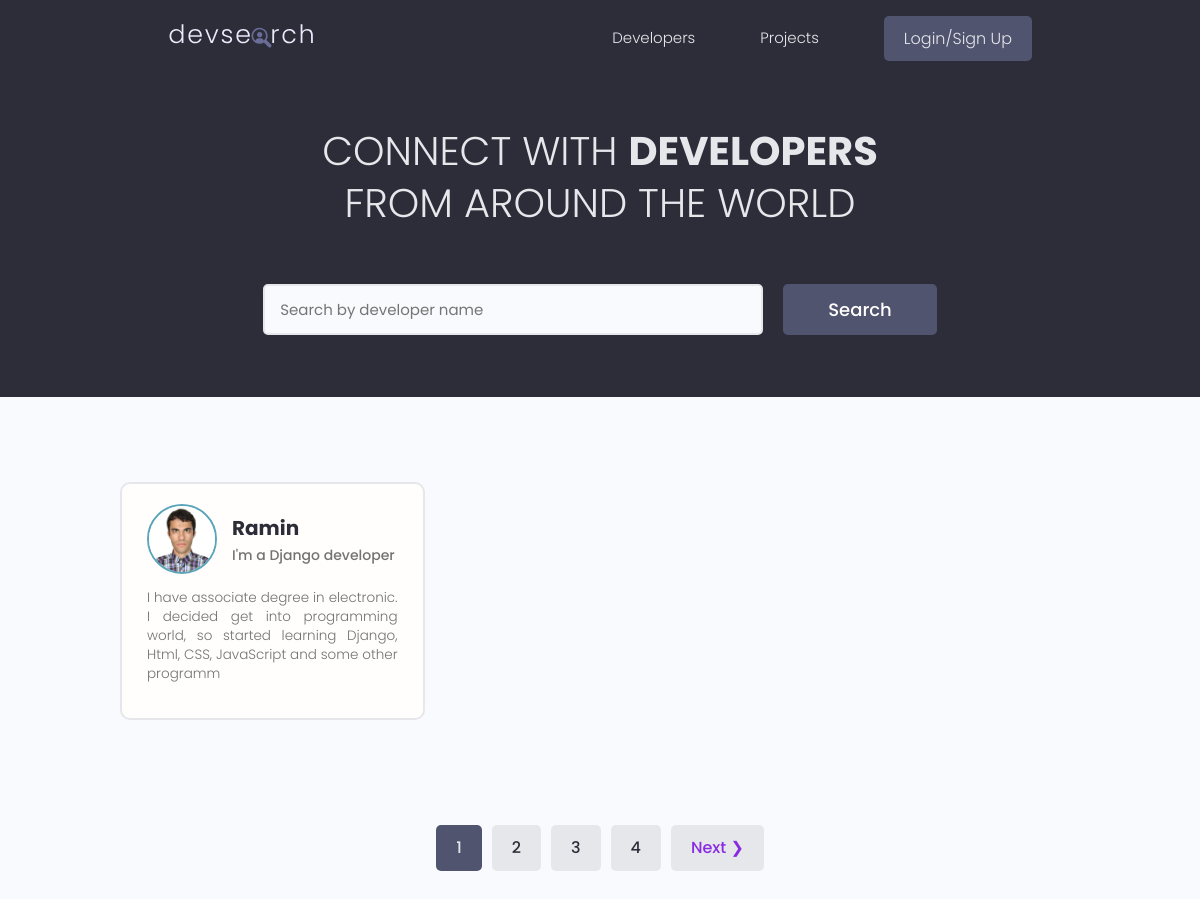
The page / on the database its author committed.
### users/models.py (models this page shows, shortened)
class Profile(models.Model):
    user=models.OneToOneField(User,null=True,blank=True,on_delete=models.CASCADE)
    name=models.CharField(max_length=200,null=True,blank=True)
    username=models.CharField(max_length=200,null=True,blank=True)
    email=models.EmailField(max_length=500,null=True,blank=True)
    short_intro=models.CharField(max_length=200,null=True,blank=True)
    bio=models.TextField(null=True,blank=True)
    location=models.CharField(max_length=200,null=True,blank=True)
    profile_image=models.ImageField(null=True,blank=True,upload_to='profiles/',default='profiles/user-default.png')
    social_github=models.CharField(max_length=200,null=True,blank=True)
    social_twitter=models.CharField(max_length=200,null=True,blank=True)
    social_linkedin=models.CharField(max_length=200,null=True,blank=True)
    social_youtube=models.CharField(max_length=200,null=True,blank=True)
    social_website=models.CharField(max_length=200,null=True,blank=True)
    created=models.DateTimeField(auto_now_add=True)
    id=models.UUIDField(default=uuid.uuid4,unique=True,primary_key=True,editable=False)
    class Meta():
        ordering=['-created']

### users/views.py (the view)
# urls.py: path('', views.profiles , name="profiles"),
def profiles(request):
    profiles , search_query = profileSearch(request)
    if  not profiles:
         messages.error(request,'There is no profile related your search!!!')
    result=1
    profiles , custom_range , showFirstPage , showLastPage , paginator= profilePagination(request,profiles,result)
    user_data={'profiles':profiles , 'search_query':search_query , 'page_range':custom_range ,
                'showFirstPage':showFirstPage , 'showLastPage':showLastPage , 'paginator':paginator }
    return render(request,'profiles.html',user_data)

### users/utils.py (called while the page is built)
def profileSearch(request):
    profiles=(Profile.objects.exclude(Q(bio = "") | Q(short_intro = None)))
    search_query=''
    if request.GET.get('search_query'):
        search_query=request.GET.get('search_query')
    skills=Skill.objects.filter(name__iexact=search_query)
    profiles=profiles.distinct().filter(Q(name__icontains=search_query) | Q(bio__icontains=search_query) |
                                  Q(short_intro__icontains=search_query) | Q(skill__in=skills) )
    return profiles , search_query

def profilePagination(request,profiles,result):
    page=request.GET.get('page')
    paginator=Paginator(profiles,result)
    try:
        profiles=paginator.page(page)
    except PageNotAnInteger:
        page=1
        profiles=paginator.page(page)
    except EmptyPage:
        page=paginator.num_pages
        profiles=paginator.page(page)
    leftIndex= int(page) - 4
    if leftIndex < 1:
        leftIndex=1
    rightIndex= int(page) + 6
    if rightIndex > paginator.num_pages:
        rightIndex=paginator.num_pages + 1
    custom_range=range(leftIndex,rightIndex)
    showFirstPage=False
    showLastPage=False
    if paginator.num_pages > rightIndex - 1 :
        showLastPage=True
    if leftIndex>1:
        showFirstPage=True
    return profiles , custom_range , showFirstPage , showLastPage , paginator

### users/templates/profiles.html (shortened to what this page needs)
{% extends 'main.html' %}
{% block content %}
  <main class="home">
    <section class="hero-section text-center">
      <div class="container container--narrow">
        <div class="hero-section__box">
          <h2>CONNECT WITH <span>DEVELOPERS</span></h2>
          <h2>FROM AROUND THE WORLD</h2>
        </div>
        <div class="hero-section__search">
          <form id="searchForm" class="form" action="" method="get">
            <div class="form__field">
              <input class="input input--text" id="formInput#search" type="text" placeholder="Search by developer name" name="search_query" value="{{search_query}}"/>
            </div>
            <input class="btn btn--sub btn--lg" type="submit" value="Search" />
          </form>
        </div>
      </div>
    </section>
    <section class="devlist">
      <div class="container">
        <div class="grid grid--three">
          {% for item in profiles %}
          <div class="column card">
            <div class="dev">
              <a href="{% url 'user_profile' item.username %}" class="card__body">
                <div class="dev__profile">
                  <img class="avatar avatar--md" src="{{ item.profile_image.url }}" alt="image" />
                  <div class="dev__meta">
                    <h3>{{item.name}}</h3>
                    <h5>{{item.short_intro|slice:"60"}}</h5>
                  </div>
                </div>
                <p class="dev__info">
                  {{item.bio|slice:"150"}}
                </p>
                 </a>
            </div>
          </div>
          {% endfor %}
        </div>
      </div>
    </section>
    {% include 'pagination.html' with query_set=profiles %}
{% endblock content %}

### static/css/app.css (style rules this page uses)
:root { --color-sub: #2d2d39; }
.btn--sub { background-color: var(--color-sub-light); }
.card { border: 2px solid var(--color-light); }
img { width: 100%; }
.hero-section { height: 40vh; display: flex; align-items: center; background-color: var(--color-sub); }
.hero-section__box { margin-bottom: 4rem; }
.hero-section__box > h2, .hero-section__box > h2 > span { font-size: 4rem; color: var(--color-light); line-height: 1.3; text-transform: uppercase; }
.hero-section__box > h2 { font-weight: 300; }
.hero-section__box > h2 > span { font-weight: 700; }
.hero-section__search > .form { display: flex; align-items: center; justify-content: center; gap: 2rem; }
.hero-section__search > .form input.input--text { width: 50rem; }
.devlist { margin-top: 8rem; }
.devlist .grid { align-items: stretch; }
.devlist .dev .dev__profile { display: flex; align-items: center; gap: 1.5rem; }
.devlist .dev .dev__meta h3 { color: var(--color-sub); font-size: 2rem; font-weight: 700; }
.devlist .dev .dev__meta h5 { color: var(--color-text); font-size: 1.4rem; font-weight: 500; }
.devlist .dev .dev__info { margin: 1.5rem 0; font-size: 1.35rem; line-height: 1.4; text-align: justify; }

### static/uikit/styles/modules/_variables.css (style rules this page uses)
:root { --color-main: #5aa5b9; --color-main-light: #e6faff; --color-sub: #3f4156; --color-sub-light: #51546e; --color-sub-lighter: #ededfd; --color-text: #737373; --color-gray: #8b8b8b; --color-light: #e5e7eb; --color-light-gray: #767676; --color-bg: #f8fafd; --color-white: #fffefd; --color-white-light: #f3f3f3; --color-success: #359e64; --color-success-bg: #def8e8; --color-error: #fc4b0b; --color-error-bg: #fff2ee; --font-base: 'Poppins', arial, helvetica, 'Segoe UI', roboto, ubuntu, sans-serif; --font-monospace: 'Fira Code', 'Courier New', courier, monospace; --font-regular: 300; --font-medium: 500; --font-bold: 700; --generic-shadow: 1px 1px 5px #00000010; --generic-transition: all 0.3s ease-in-out; }

### static/uikit/styles/modules/_base.css (style rules this page uses)
* { margin: 0; padding: 0; box-sizing: border-box; text-rendering: optimizeLegibility; color: inherit; font-size: inherit; }
html { font-size: 50%; }
@media only screen and (min-width: 480px) { html { font-size: 56.25%; } }
@media only screen and (min-width: 1200px) { html { font-size: 62.5%; } }
body { line-height: 1.6; font-weight: 400; font-size: 1.5rem; color: var(--color-text); background-color: var(--color-bg); min-height: 100vh; }

### static/uikit/styles/modules/_typography.css (style rules this page uses)
* { font-family: var(--font-base); }
h2 { font-size: 3.6rem; font-weight: var(--font-bold); }
h3 { font-size: 3.2rem; font-weight: var(--font-medium); }
h5 { font-size: 2.4rem; font-weight: var(--font-medium); }
h5, h6 { font-weight: var(--font-regular); }
p, span, strong { font-size: 1.6rem; color: var(--color-text); font-weight: var(--font-regular); }
a { padding-bottom: 2px; text-decoration: none; display: inline-block; color: var(--color-main); font-weight: var(--font-medium); }

### static/uikit/styles/modules/_utilities.css (style rules this page uses)
.container { width: 92%; max-width: 165rem; margin: 0 auto; box-sizing: border-box; }
.container--narrow { width: 92%; max-width: 120rem; }
@media screen and (min-width: 1000px) { .container { width: 90%; } }
@media screen and (min-width: 1000px) { .container--narrow { width: 85%; } }
@media screen and (min-width: 1200px) { .container { width: 80%; } }
@media screen and (min-width: 1200px) { .container--narrow { width: 72%; } }
.text-center { text-align: center; }

### static/uikit/styles/modules/_avatar.css (style rules this page uses)
.avatar { border-radius: 50%; border: 2px solid var(--color-main); object-fit: cover; }
.avatar--md { height: 7rem; width: 7rem; }

### static/uikit/styles/modules/_button.css (style rules this page uses)
.btn { display: inline-block; position: relative; cursor: pointer; background-color: var(--color-light); font-weight: var(--font-medium); color: var(--color-sub); text-decoration: none; padding: 1rem 2rem; border-radius: 0.5rem; border: none; width: -webkit-fit-content; width: -moz-fit-content; width: fit-content; height: -webkit-fit-content; height: -moz-fit-content; height: fit-content; font-size: 1.6rem; outline-width: 0; outline-color: transparent; -webkit-backface-visibility: hidden; backface-visibility: hidden; transition: all 0.3s ease-in-out; }
.btn--sub { background-color: var(--color-sub); color: var(--color-white); }
.btn--lg { font-size: 1.8rem; padding: 1.2rem 4.5rem; }

### static/uikit/styles/modules/_card.css (style rules this page uses)
.card { border-radius: 1rem; background-color: var(--color-white); border: 1.5px solid var(--color-light); width: auto; height: auto; margin-top: 0.5rem; margin-bottom: 0.5rem; overflow: hidden; }
.card__body, .card__header { padding: 2rem 2.5rem; }

### rows shown on the page
Profile: profile_image (picture), name "Ramin", short_intro "I'm a Django developer", bio "I have associate degree in electronic. I decided get into programming world, so started learning Django, Html, CSS, JavaScript and some other programm"

### other values the page prints
{{ page }} "1"
{{ page }} "2" "3" "4"
